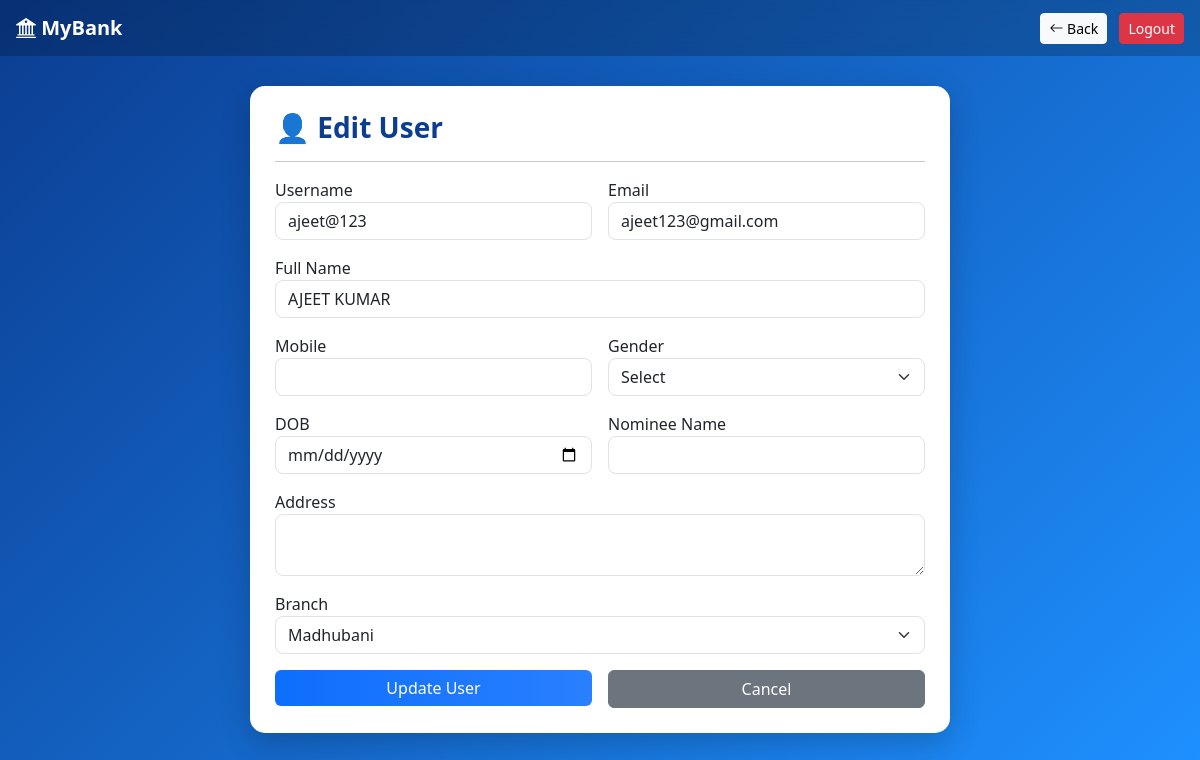
Page /admin/edit_user.php?id=7 (signed in) on the committed database.
### tables this page shows
CREATE TABLE `users` (
  `id` int(11) NOT NULL,
  `username` varchar(50) NOT NULL,
  `email` varchar(150) NOT NULL,
  `full_name` varchar(100) DEFAULT NULL,
  `password_hash` varchar(255) NOT NULL,
  `created_at` timestamp NOT NULL DEFAULT current_timestamp(),
  `role` enum('user','admin') NOT NULL DEFAULT 'user',
  `mobile` varchar(15) DEFAULT NULL,
  `address` text DEFAULT NULL,
  `dob` date DEFAULT NULL,
  `gender` varchar(10) DEFAULT NULL,
  `nominee_name` varchar(100) DEFAULT NULL,
  `branch_id` int(11) DEFAULT NULL,
  `kyc_status` enum('Pending','Verified','Rejected') DEFAULT 'Pending'
);

CREATE TABLE `branches` (
  `id` int(11) NOT NULL,
  `branch_name` varchar(100) NOT NULL,
  `ifsc_code` varchar(20) NOT NULL,
  `address` text DEFAULT NULL,
  `city` varchar(50) DEFAULT NULL,
  `state` varchar(50) DEFAULT NULL,
  `created_at` timestamp NOT NULL DEFAULT current_timestamp()
);

### admin/edit_user.php (the view, shortened to what this page needs)
<?php
$pdo = getPDO();
$id = $_GET['id'] ?? null;
$stmt = $pdo->prepare("SELECT * FROM users WHERE id=?");
$stmt->execute([$id]);
$user = $stmt->fetch();
$branches = $pdo->query("SELECT id, branch_name FROM branches")->fetchAll();
?>
<!DOCTYPE html>
<html lang="en">
<head>
<link href="https://cdn.jsdelivr.net/npm/bootstrap@5.3.2/dist/css/bootstrap.min.css" rel="stylesheet">
<link href="https://cdn.jsdelivr.net/npm/bootstrap-icons@1.11.1/font/bootstrap-icons.css" rel="stylesheet">
</head>
<body>
<nav class="navbar navbar-dark navbar-custom px-3">
    <span class="navbar-brand fw-bold text-white">
        <i class="bi bi-bank2"></i> MyBank
    </span>
    <div>
        <a href="admin_dashboard.php#users" class="btn btn-light btn-sm">
            <i class="bi bi-arrow-left"></i> Back
        </a>
        <a href="logout.php" class="btn btn-danger btn-sm ms-2">
            Logout
        </a>
    </div>
</nav>
<div class="card-box">
    <h3>👤 Edit User</h3>
    <hr>
    <form method="post" class="row g-3">
        <div class="col-md-6">
            <label>Username</label>
            <input name="username" value="<?= htmlspecialchars($user['username']) ?>" class="form-control" required>
        </div>
        <div class="col-md-6">
            <label>Email</label>
            <input name="email" value="<?= htmlspecialchars($user['email']) ?>" class="form-control" required>
        </div>
        <div class="col-md-12">
            <label>Full Name</label>
            <input name="full_name" value="<?= htmlspecialchars($user['full_name']) ?>" class="form-control" required>
        </div>
        <div class="col-md-6">
            <label>Mobile</label>
            <input name="mobile" value="<?= htmlspecialchars($user['mobile']) ?>" class="form-control">
        </div>
        <div class="col-md-6">
            <label>Gender</label>
            <select name="gender" class="form-select">
                <option value="">Select</option>
            </select>
        </div>
        <div class="col-md-6">
            <label>DOB</label>
            <input type="date" name="dob" value="<?= $user['dob'] ?>" class="form-control">
        </div>
        <div class="col-md-6">
            <label>Nominee Name</label>
            <input name="nominee_name" value="<?= htmlspecialchars($user['nominee_name']) ?>" class="form-control">
        </div>
        <div class="col-md-12">
            <label>Address</label>
            <textarea name="address" class="form-control"><?= htmlspecialchars($user['address']) ?></textarea>
        </div>
        <div class="col-md-12">
            <label>Branch</label>
            <select name="branch_id" class="form-select">
                <?php foreach($branches as $b): ?>
                    <option value="<?= $b['id'] ?>"
                        <?= $user['branch_id']==$b['id']?'selected':'' ?>>
                        <?= htmlspecialchars($b['branch_name']) ?>
                    </option>
                <?php endforeach; ?>
            </select>
        </div>
        <div class="col-md-6">
            <button name="update_user" class="btn btn-primary w-100">
                Update User
            </button>
        </div>
        <div class="col-md-6">
            <a href="admin_dashboard.php#users" class="btn btn-secondary w-100">
                Cancel
            </a>
        </div>
    </form>
</div>
</body>
</html>

### admin/edit_user.php (style rules this page uses)
body { margin:0; background: linear-gradient(135deg,#0b3d91,#1e90ff); font-family:'Segoe UI'; }
.navbar-custom { background: rgba(0,0,0,0.2); backdrop-filter: blur(10px); }
.card-box { max-width:700px; margin:30px auto; background:white; padding:25px; border-radius:15px; box-shadow:0 10px 30px rgba(0,0,0,0.2); }
.card-box h3 { font-weight:bold; color:#0b3d91; }
.form-control, .form-select { border-radius:8px; }
.btn-primary { background:linear-gradient(90deg,#0d6efd,#2980ff); border:none; }

### rows in the picture
users: username "ajeet@123", email "ajeet123@gmail.com", full_name "AJEET KUMAR", branch_id "Madhubani"
